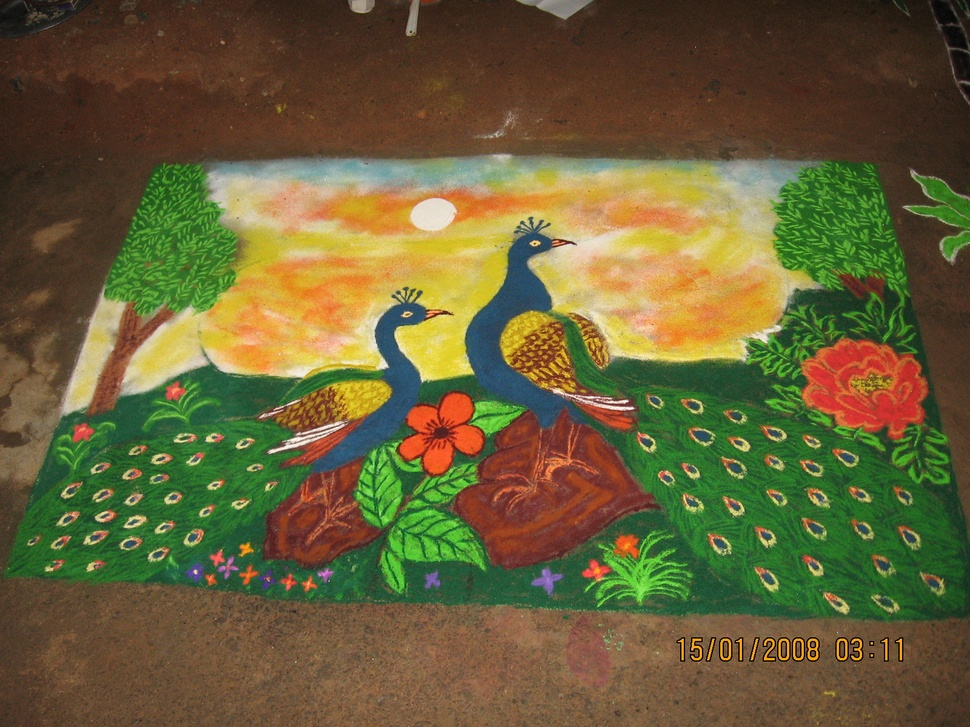
#> input picture real_photos/kolam_aruppukottai_tanandaraj.jpg, 970 x 727 px, shrunk from 1600 x 1200 before the run; its folder holds only this picture in this run
$ python -i image_io.py   (imports and definitions only)
#> lines starting #> are read from the running program, lines starting #| are printed output that depends on the picture; after the words box and inside, x2 and y2 are one past the last pixel; in counts of white or black regions, pixels touching at a corner belong together
"""Photo/drawing of a kolam -> nx.MultiGraph, in the EXACT node/edge
format graph_io.py already produces from CSVs (integer (x, y) lattice
coordinate node tuples; MultiGraph edges, so genuine double-strand
kambi-kolam lines are preserved with their real multiplicity). Everything
downstream in engine/ (motifs, symmetry, generation, validity) consumes
this with zero changes.

PIPELINE
  preprocess    : grayscale, deskew, binarize -> a clean binary ink mask
  detect_lattice: find dot blobs (they're visually "fatter" than line
                  strokes, even though dot ink and line ink are the same
                  color/intensity -- so this uses a distance-transform +
                  local-maxima approach, not intensity-based blob
                  detection, which fails outright: see session notes),
                  then fit a regular integer lattice to the detected
                  pixel positions
  trace_path    : skeletonize the WHOLE ink mask (dots + lines together,
                  since separating them first would break the exact
                  connectivity info being extracted), remove pixels near
                  each dot ("hub" regions), and use the connected
                  components of what's left to decide which dots are
                  directly joined -- a component touching exactly 2
                  distinct dot-hubs is an edge; touching 1 (or the same
                  hub twice) is a loop-around detour with NO edge, the
                  exact same convention graph_io.py already uses for the
                  CSV half-integer detour points. A dot-pair joined by
                  TWO disjoint stroke components is a genuine double
                  strand -> two parallel MultiGraph edges.
  build_graph   : composes the above into one nx.MultiGraph.

KNOWN SCOPE LIMITATIONS (see PULLI session notes -- stated up front, not
discovered later):
  - preprocess only corrects ROTATION (via minAreaRect on the ink mask),
    not full 4-point projective/keystone correction -- there are no
    fiducial markers to anchor a homography to. The grid-fitting step in
    detect_lattice uses a full 2x2 affine (not just axis-aligned
    rounding), which absorbs mild residual skew on top of that; this
    combination is scoped for "roughly top-down, mild phone-camera
    skew," explicitly not a steep-angle photo.
  - detect_lattice's grid-fit assumes the true lattice spacing is the
    smallest of a short list of candidate divisors of the observed
    nearest-neighbor spacing (1x, sqrt(2)x, 2x, 2*sqrt(2)x) that yields a
    collision-free assignment. This matches every pattern in this
    project's dataset (Chebyshev edge length <=2, see graph_io.py) but is
    not a universal grid-spacing estimator.
"""

from __future__ import annotations

import math

import cv2
import networkx as nx
import numpy as np
from scipy import ndimage as ndi
from scipy.spatial import cKDTree
from skimage.morphology import skeletonize

Point = tuple[int, int]

SPACING_CANDIDATE_DIVISORS = [1.0, math.sqrt(2), 2.0, 2.0 * math.sqrt(2)]

# Fraction of the global max distance-transform value a candidate peak
# must reach to count as a dot. See _detect_dot_pixels' docstring for the
# root-cause diagnosis (session 10, Task B) and the empirical verification
# behind this specific value -- lowered from 0.75 to fix dense-pattern
# (kolam29-scale) recall with zero cost to sparse-pattern accuracy.
THRESHOLD_ABS_FRAC = 0.65


class Preprocessed:
    """Output of preprocess(): a clean, deskewed binary ink mask (255 =
    ink, 0 = background) plus the rotation angle applied, for reference."""

    def __init__(self, binary: np.ndarray, rotation_deg: float):
        self.binary = binary
        self.rotation_deg = rotation_deg


def preprocess(image_path: str) -> Preprocessed:
    """Grayscale, deskew (rotation only -- see module docstring), binarize."""
    img = cv2.imread(image_path)
#> img is the input picture: shape (727, 970, 3); mean B, G, R 55.6, 95.9, 104.3
    if img is None:
        raise FileNotFoundError(f"could not read image: {image_path}")
    gray = cv2.cvtColor(img, cv2.COLOR_BGR2GRAY)
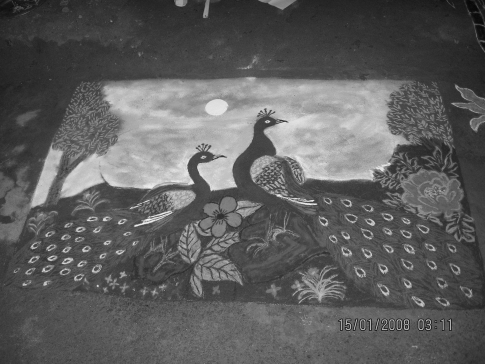
#> gray: shape (727, 970) (shown at 1/2 size); min 4, max 252, mean 93.9

    _, binary = cv2.threshold(gray, 0, 255, cv2.THRESH_BINARY_INV + cv2.THRESH_OTSU)
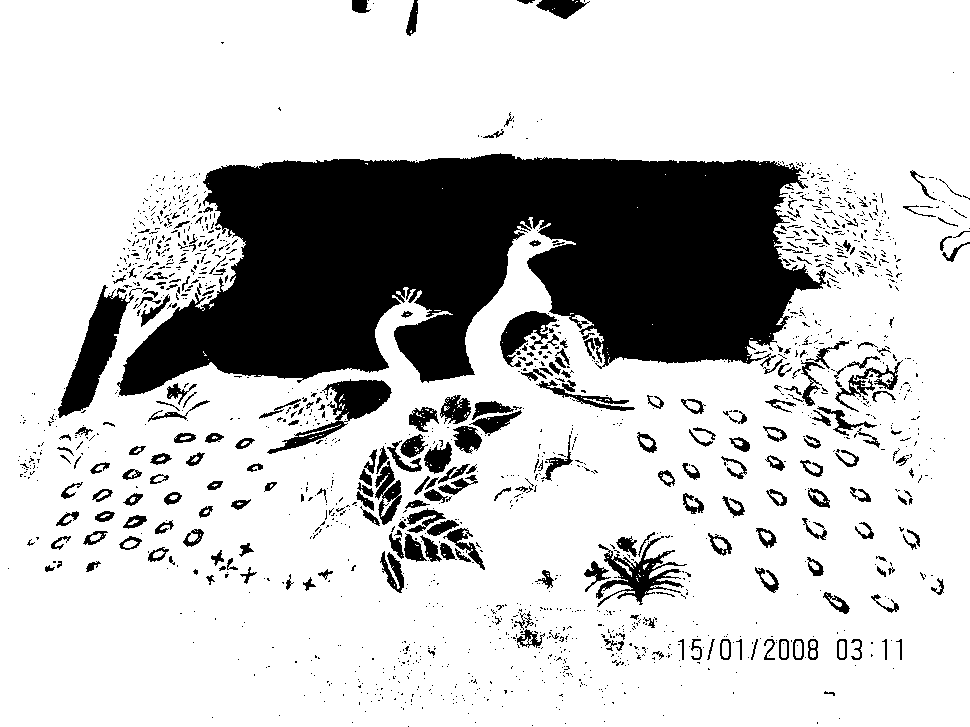
#> binary: shape (727, 970); 78.4% white; 1573 black regions (1316 under 20 px), largest, box (x1, y1, x2, y2) and area: (117, 153, 826, 396) 110245, (58, 285, 134, 418) 3619, (267, 379, 392, 454) 2447

    ys, xs = np.nonzero(binary)
    if len(xs) < 10:
        return Preprocessed(binary, 0.0)

    pts = np.column_stack([xs, ys]).astype(np.float32)
#> pts = 552640 pairs, first value 0 to 969, second value 0 to 726
    (_, _), (_, _), angle = cv2.minAreaRect(pts)
#> angle = -90
    # minAreaRect's angle is only defined mod 90 degrees; a kolam's
    # diamond-oriented bounding box sits near a multiple of 45 degrees, so
    # correct toward whichever of {0, 45} is closer rather than assuming 0.
    candidates = [0.0, 45.0, -45.0, 90.0, -90.0]
    target = min(candidates, key=lambda c: abs(((angle - c) + 45) % 90 - 45))
#> target = 0
    rotation = angle - target
#> rotation = -90

    h, w = binary.shape
    M = cv2.getRotationMatrix2D((w / 2, h / 2), rotation, 1.0)
#> M = [[6.12e-17, -1, 848.5], [1, 6.12e-17, -121.5]]
    deskewed = cv2.warpAffine(binary, M, (w, h), flags=cv2.INTER_NEAREST, borderValue=0)
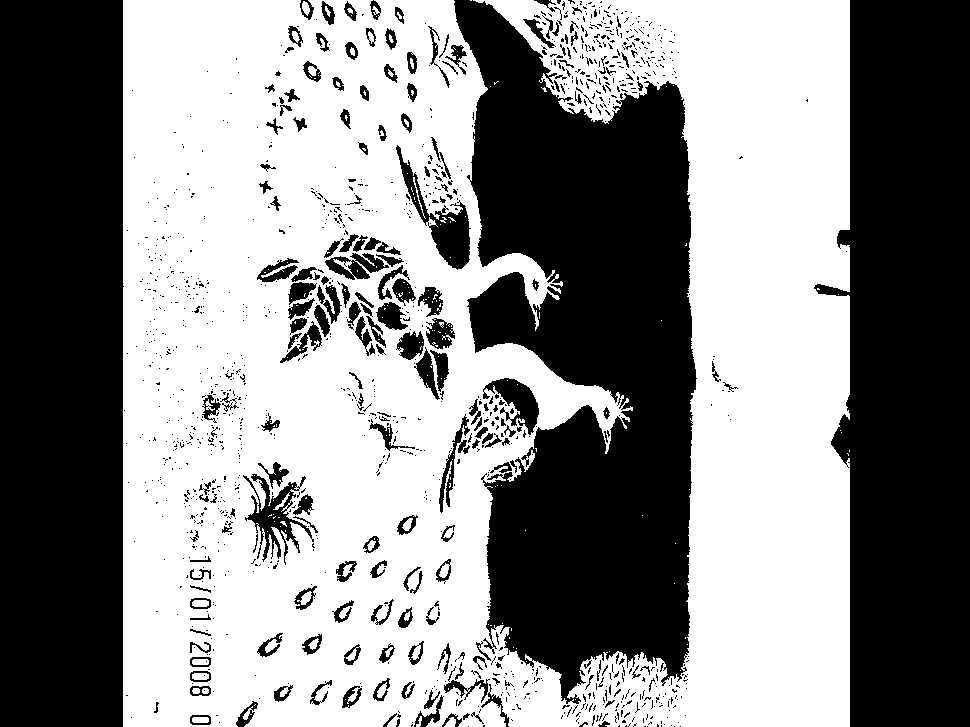
#> deskewed: shape (727, 970); 54.5% white; 1279 black regions (1075 under 20 px), largest, box (x1, y1, x2, y2) and area: (454, 0, 697, 704) 110207, (0, 0, 124, 727) 89422, (814, 0, 970, 727) 88310

    return Preprocessed(deskewed, rotation)
#> in __init__, `self.rotation_deg = rotation_deg`: self.rotation_deg = -90


class Lattice:
    """Output of detect_lattice(): detected dot pixel positions, their
    fitted integer lattice coordinates, and the estimated dot radius
    (needed by trace_path to size each dot's "hub" capture region)."""

    def __init__(self, pixel_positions: list[tuple[float, float]], lattice_coords: list[Point], dot_radius: float):
        self.pixel_positions = pixel_positions  # (x, y), index-aligned with lattice_coords
        self.lattice_coords = lattice_coords
        self.dot_radius = dot_radius


def _detect_dot_pixels(binary: np.ndarray) -> tuple[np.ndarray, float]:
    """Distance-transform + local-maxima dot detection. Dots are ink
    blobs several pixels wide; line strokes are ~1-3px wide everywhere.
    The distance transform's value near a dot's center is close to the
    dot's true radius R; near a line, it's close to half the stroke
    width. Thresholding at a fraction of the observed max (not
    intensity-based blob detection, which cannot separate same-colored
    dot and line ink at all -- see module docstring) isolates dot centers
    from the crossing/junction noise a lower threshold picks up.

    THRESHOLD_ABS_FRAC root-caused and tuned this session (session 10,
    Task B), not guessed: `R = dist.max()` is the GLOBAL maximum distance-
    transform value anywhere in the image -- effectively the size of the
    single largest/least-degraded dot. On dense (kolam29-scale, ~13px
    lattice spacing) patterns, dots are rendered smaller in absolute
    pixel terms than on sparse (kolam19-scale, ~21px) ones, so the SAME
    absolute blur/JPEG degradation eats a proportionally bigger bite out
    of each dot's apparent size -- many real dots' own distance-transform
    peak then falls below a threshold anchored to the single largest dot
    in the image, and they are missed entirely (not merged with a
    neighbor: verified directly on the worst held-out case,
    kolam29_k50 -- 0 spurious detections, 120/484 dots missed, and 99.2%
    of those missed dots' own distance-transform value at their true
    position was BELOW threshold_abs, not suppressed by min_distance).
    Lowering the fraction from 0.75 to 0.65 (empirically verified across
    all 8 synthetic-photo test images in both the original and held-out
    batches, not just the worst case) recovers recall to 99.6-100% on
    every dense pattern tested (kolam29_k50: 75.2%->99.6%; kolam29_k20:
    88.9%->100%; kolam29_k1/k2 in the original tuned set: 94.3%/92.0%->
    100%/100%; kolam29_k80: 88.7%->99.8%) with ZERO change on any sparse
    (kolam19) pattern -- the threshold was never the binding constraint
    there -- and at most a 0.2-point precision cost on one dense pattern
    (kolam29_k80: 99.76%->99.57%) in exchange for +11 points of recall."""
    from skimage.feature import peak_local_max

    dist = cv2.distanceTransform(binary, cv2.DIST_L2, 5)
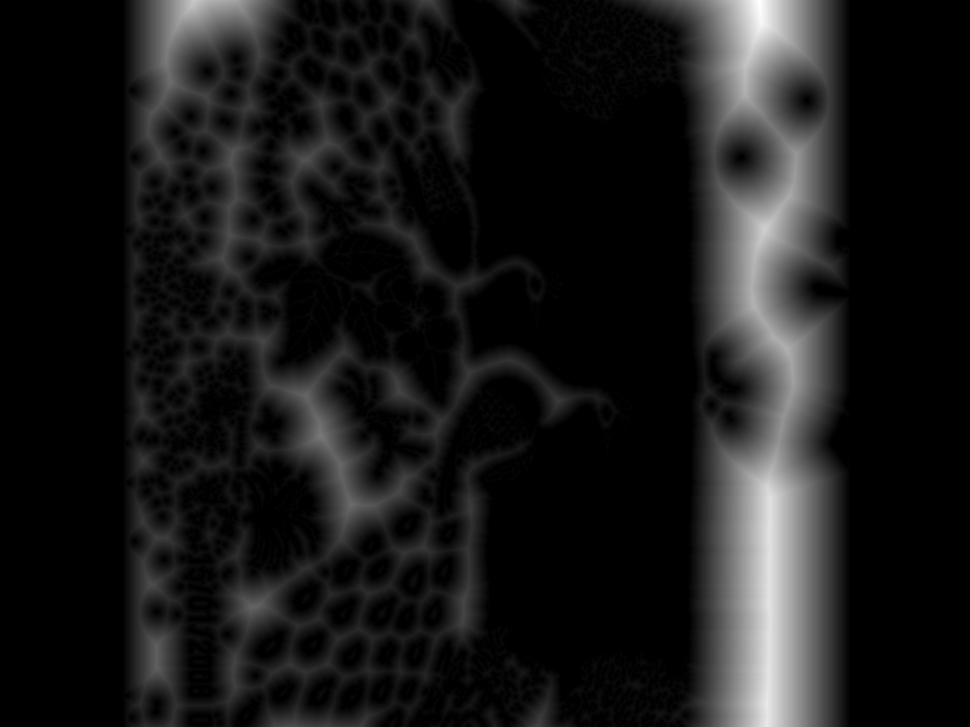
#> dist: shape (727, 970) float32; min 0, max 91, mean 9.1; drawn with min black and max white
    R = float(dist.max())
#> R = 91
    if R < 1.0:
        return np.empty((0, 2)), R

    min_distance = max(3, int(round(1.8 * R)))
#> min_distance = 164
    threshold_abs = THRESHOLD_ABS_FRAC * R
#> threshold_abs = 59.15
    coords = peak_local_max(dist, min_distance=min_distance, threshold_abs=threshold_abs)
#> coords = [[228, 764]]
    pixel_positions = np.array([[c[1], c[0]] for c in coords], dtype=float)  # (row,col)->(x,y)
#> pixel_positions = [[764, 228]]
    return pixel_positions, R


# [48 lines left out: function _fit_lattice_coords, not called in this run]


def detect_lattice(preprocessed: Preprocessed) -> Lattice:
    pixel_positions, R = _detect_dot_pixels(preprocessed.binary)
#> pixel_positions = [[764, 228]]; R = 91
    # _fit_lattice_coords needs at least 3 non-collinear points to fit a
    # 2x2 affine transform (lstsq's 3-parameter-per-axis system is
    # underdetermined below that); with fewer, its lattice column is
    # degenerate (e.g. a single point sits at relative [0,0]), forcing M
    # toward a singular matrix and crashing np.linalg.inv. Found on a
    # real (non-synthetic) low-light photo, session 10: Otsu's global
    # threshold misclassified 82.7% of a dark, low-contrast image as
    # "ink" (mean brightness 62.5/255, no clean bimodal separation --
    # every synthetic test photo in this project, however degraded with
    # blur/noise/rotation, was always well-lit and high-contrast, so
    # this failure mode was never exercised before). The 1-blob distance
    # transform this produces yields a single spurious "dot" with an
    # enormous estimated radius, which is what triggers the crash here --
    # this guard makes the OUTCOME safe (a clean degenerate result,
    # matching the existing empty-detection convention below), it does
    # NOT fix the underlying binarization failure, which is a separate,
    # larger open problem (see PROJECT_STATE.md).
    if len(pixel_positions) < 3:
        return Lattice([tuple(p) for p in pixel_positions], [], R)
    lattice_coords, _M, _t = _fit_lattice_coords(pixel_positions)
    return Lattice([tuple(p) for p in pixel_positions], lattice_coords, R)


def is_traceable(lattice: Lattice) -> bool:
    """True iff `lattice` is well-formed enough for trace_path to safely
    consume: `lattice_coords` is either empty (zero usable detections) or
    index-aligned 1:1 with `pixel_positions`. Guards the one documented,
    reproduced asymmetric shape -- 1-2 `pixel_positions` with 0
    `lattice_coords`, which `_fit_lattice_coords` (and, by construction,
    any conforming ML detector) can legitimately produce when too few
    points were found to fit a lattice -- that crashes trace_path with
    IndexError (see docs/ML_CONTRACT.md Section 5,
    tests/test_ml_contract.py::test_asymmetric_lattice_shape_is_a_documented_unfixed_blocker).
    `engine.ml_contract.assert_conforms` cannot catch this by itself (0
    coords is a legal value of its own shape invariant); this is the
    upstream gate callers should use INSTEAD of calling trace_path
    directly on a lattice they haven't checked. trace_path itself is not
    modified -- callers treat a non-traceable lattice the same as a
    zero-detection one (no edges), per the empty-detection convention
    docs/ML_CONTRACT.md already recommends detectors follow."""
    return len(lattice.lattice_coords) == len(lattice.pixel_positions)


# [60 lines left out: function trace_path, not called in this run]


def build_graph(image_path: str) -> nx.MultiGraph:
    """The single public entry point: image file -> nx.MultiGraph in the
    exact node/edge format engine/graph_io.py produces from CSVs."""
    preprocessed = preprocess(image_path)
    lattice = detect_lattice(preprocessed)
    # Gate at the boundary rather than inside trace_path itself -- see
    # is_traceable's docstring. detect_lattice's own output always
    # satisfies this (its `< 3 points` branch is the one asymmetric
    # case), so this is a no-op for every existing synthetic-corpus
    # test; it only changes behavior for the documented real-photo edge
    # case that used to crash here.
    edges = trace_path(preprocessed, lattice) if is_traceable(lattice) else []
#> edges = []

    G = nx.MultiGraph()
    G.add_nodes_from(lattice.lattice_coords)
    for a, b in edges:
        G.add_edge(a, b)
#> this loop made 0 passes
    return G


# [25 lines left out: functions analyze_kolam_type, decompose_multi_loop_graph, not called in this run]

>>> result = build_graph('../real_photos/kolam_aruppukottai_tanandaraj.jpg')

$ run again, on real_photos/kolam_attur12_infofarmer.jpg
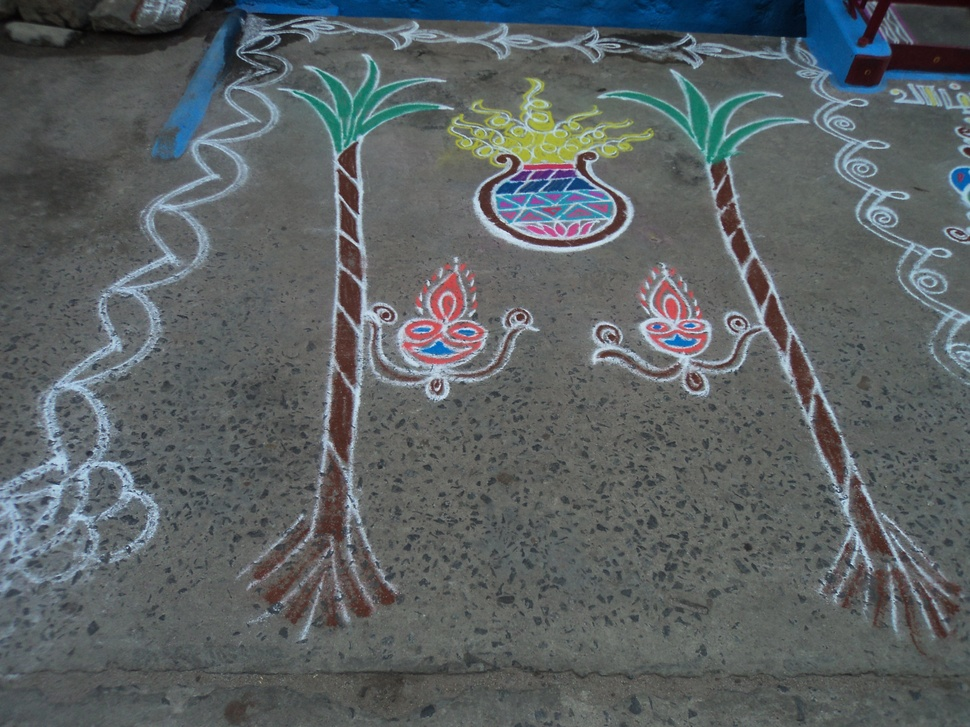
#> input picture real_photos/kolam_attur12_infofarmer.jpg, 970 x 727 px, shrunk from 4000 x 3000 before the run
#> in preprocess, img is the input picture: shape (727, 970, 3); mean B, G, R 99.6, 98, 92
#> in preprocess, `_, binary = cv2.threshold(gray, 0, 255, cv2.THRESH_BINARY_INV + cv2.TH..`:
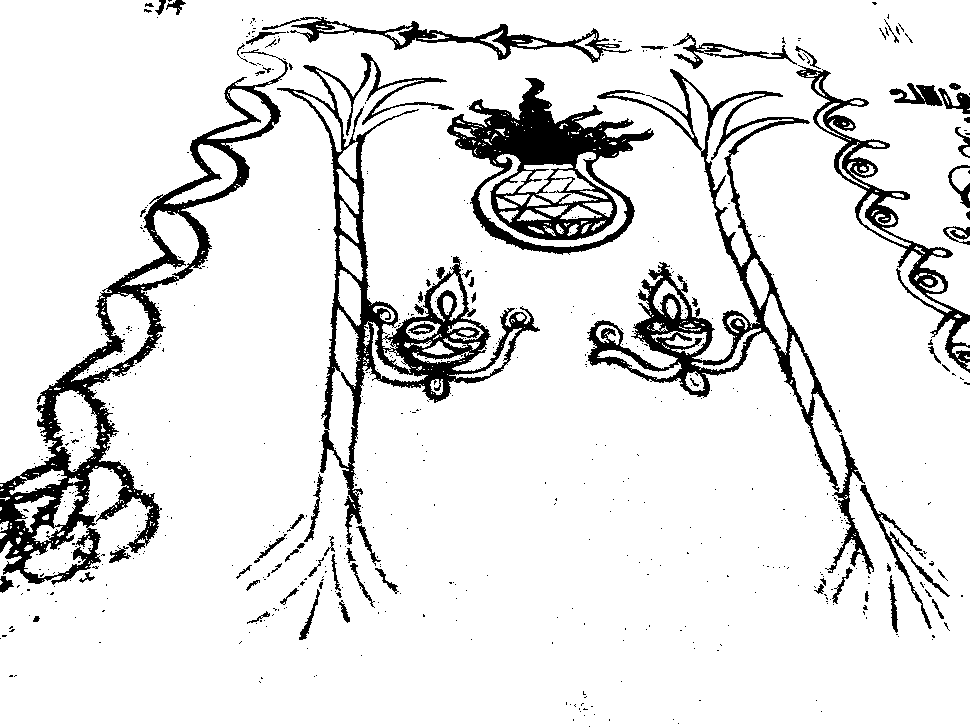
#> binary: shape (727, 970); 89.3% white; 628 black regions (556 under 20 px), largest, box (x1, y1, x2, y2) and area: (0, 49, 288, 585) 17332, (277, 53, 540, 545) 14138, (587, 69, 874, 574) 13589
#> pts = 629387 pairs, first value 0 to 969, second value 0 to 726
#> angle = -90
#> target = 0
#> rotation = -90
#> M = [[6.12e-17, -1, 848.5], [1, 6.12e-17, -121.5]]
#> deskewed: shape (727, 970); 66.9% white; 471 black regions (416 under 20 px), largest, box (x1, y1, x2, y2) and area: (0, 0, 124, 727) 89422, (835, 0, 970, 727) 87436, (305, 155, 797, 418) 14138
#> self.rotation_deg = -90
#> in _detect_dot_pixels, `dist = cv2.distanceTransform(binary, cv2.DIST_L2, 5)`:
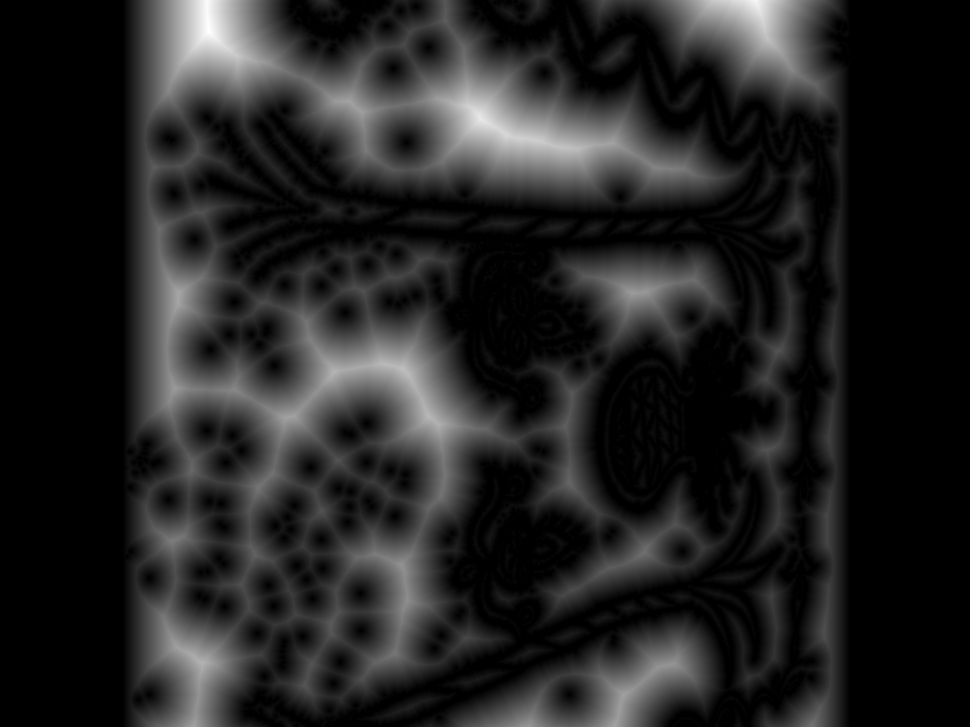
#> dist: shape (727, 970) float32; min 0, max 86, mean 12.1; drawn with min black and max white
#> in _detect_dot_pixels, `R = float(dist.max())`: R = 86
#> min_distance = 155
#> threshold_abs = 55.9
#> coords = [[368, 402]]
#> in _detect_dot_pixels, `pixel_positions = np.array([[c[1], c[0]] for c in coords], dtype=float)`: pixel_positions = [[402, 368]]
#> in detect_lattice, `pixel_positions, R = _detect_dot_pixels(preprocessed.binary)`: R = 86
#> edges = []
